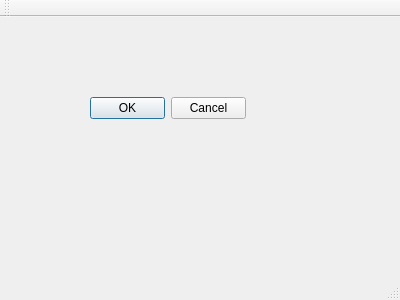
<?xml version="1.0" encoding="UTF-8"?>
<ui version="4.0">
 <class>MainWindow</class>
 <widget class="QMainWindow" name="MainWindow">
  <property name="geometry">
   <rect>
    <x>0</x>
    <y>0</y>
    <width>400</width>
    <height>300</height>
   </rect>
  </property>
  <property name="windowTitle">
   <string>MainWindow</string>
  </property>
  <widget class="QWidget" name="centralWidget">
   <widget class="QDialogButtonBox" name="buttonBox">
    <property name="geometry">
     <rect>
      <x>90</x>
      <y>80</y>
      <width>156</width>
      <height>23</height>
     </rect>
    </property>
    <property name="standardButtons">
     <set>QDialogButtonBox::Cancel|QDialogButtonBox::Ok</set>
    </property>
   </widget>
  </widget>
  <widget class="QMenuBar" name="menuBar">
   <property name="geometry">
    <rect>
     <x>0</x>
     <y>0</y>
     <width>400</width>
     <height>21</height>
    </rect>
   </property>
  </widget>
  <widget class="QToolBar" name="mainToolBar">
   <attribute name="toolBarArea">
    <enum>TopToolBarArea</enum>
   </attribute>
   <attribute name="toolBarBreak">
    <bool>false</bool>
   </attribute>
  </widget>
  <widget class="QStatusBar" name="statusBar"/>
 </widget>
 <layoutdefault spacing="6" margin="11"/>
 <resources/>
 <connections/>
</ui>
